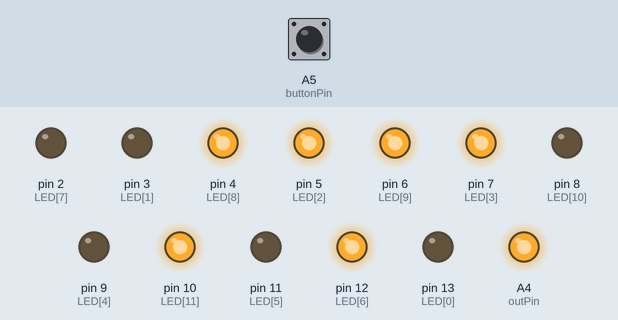
A sketch run on a simulated Arduino Uno, built with avr-gcc and run on an emulated ATmega328P. Parts: output pins drawn as LEDs (lit = HIGH). Inputs (shaded band) come from the test bench; at power-on: A5 (buttonPin) HIGH.

Above: at 1.2 s.
1.3 s: A5 (buttonPin) pulled LOW for 0.15 s
At 2.6 s:
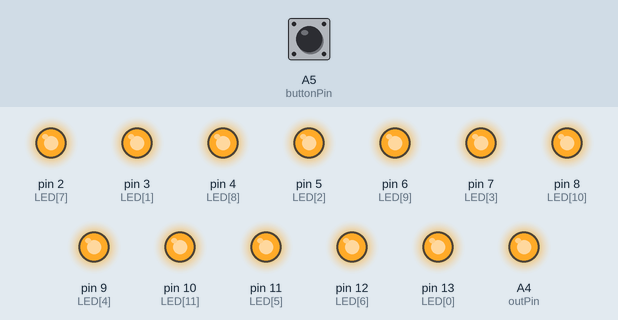
2.9 s: A5 (buttonPin) pulled LOW for 1 s
At 3.8 s:
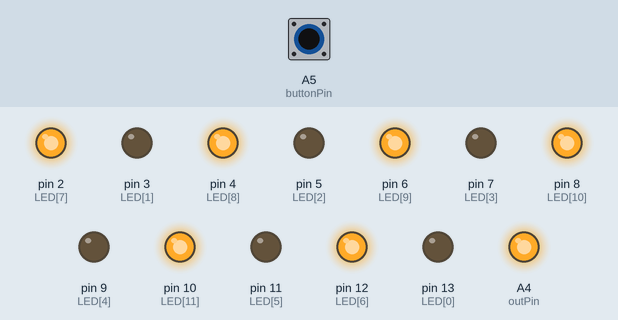
5.4 s: A5 (buttonPin) pulled LOW for 0.15 s
At 6.7 s:
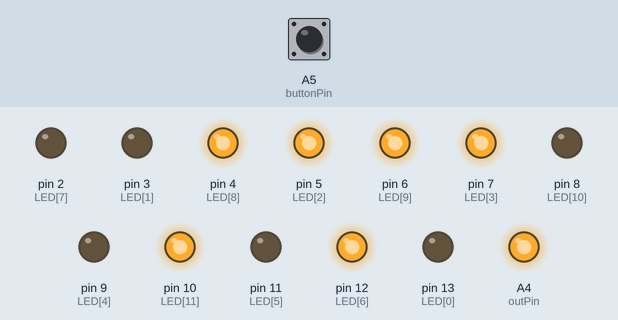
7.0 s: A5 (buttonPin) pulled LOW for 3.2 s
At 8.1 s:
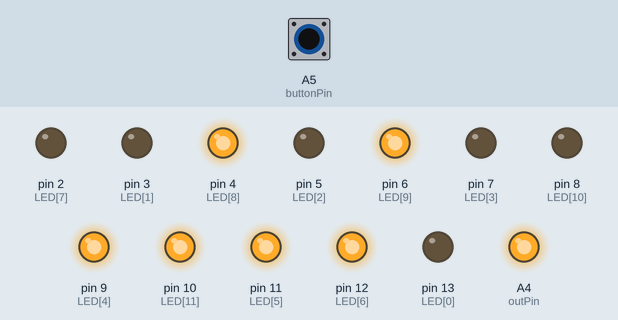
11.7 s: A5 (buttonPin) pulled LOW for 0.15 s
At 12.9 s:
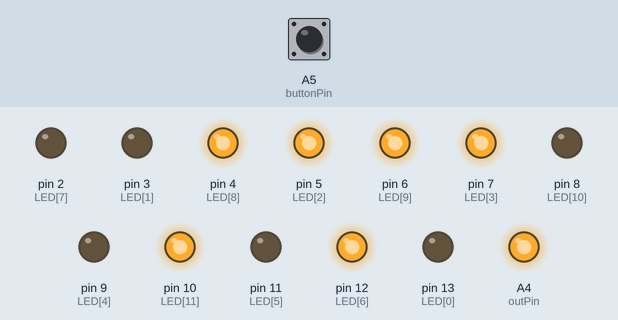
13.3 s: A5 (buttonPin) pulled LOW for 1 s
At 14.1 s:
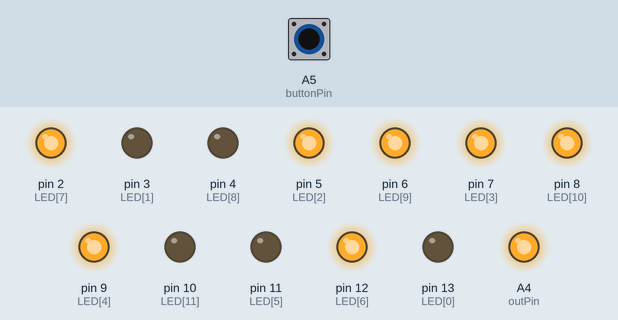
Timing chart, 0 to 16.3 s (numbered marks = the images above; inputs shaded):
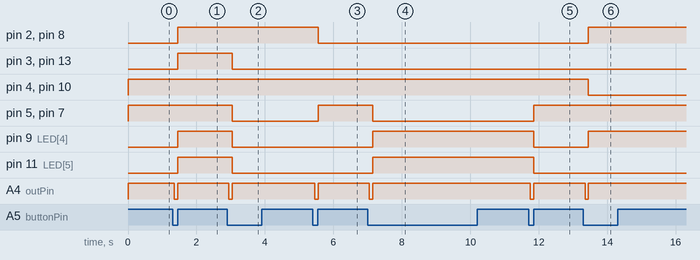

Measured:
- after the input at 1.3 s, pin 2 (LED[7]), pin 3 (LED[1]), pin 8 (LED[10]), pin 9 (LED[4]), pin 11 (LED[5]), pin 13 (LED[0]): LOW → HIGH after 0.15 s; A4 (outPin): HIGH → LOW after 0.05 s, → HIGH 0.10 s later
- after the input at 2.9 s, pin 3 (LED[1]), pin 5 (LED[2]), pin 7 (LED[3]), pin 9 (LED[4]), pin 11 (LED[5]), pin 13 (LED[0]): HIGH → LOW after 0.15 s; A4 (outPin): HIGH → LOW after 0.05 s, → HIGH 0.10 s later
- after the input at 5.4 s, pin 2 (LED[7]), pin 8 (LED[10]): HIGH → LOW after 0.15 s; pin 5 (LED[2]), pin 7 (LED[3]): LOW → HIGH after 0.15 s; A4 (outPin): HIGH → LOW after 0.05 s, → HIGH 0.10 s later
- after the input at 7.0 s, pin 5 (LED[2]), pin 7 (LED[3]): HIGH → LOW after 0.15 s; pin 9 (LED[4]), pin 11 (LED[5]): LOW → HIGH after 0.15 s; A4 (outPin): HIGH → LOW after 0.05 s, → HIGH 0.10 s later
- after the input at 11.7 s, pin 5 (LED[2]), pin 7 (LED[3]): LOW → HIGH after 0.15 s; pin 9 (LED[4]), pin 11 (LED[5]): HIGH → LOW after 0.15 s; A4 (outPin): HIGH → LOW after 0.05 s, → HIGH 0.10 s later
- after the input at 13.3 s, pin 2 (LED[7]), pin 8 (LED[10]), pin 9 (LED[4]): LOW → HIGH after 0.15 s; pin 4 (LED[8]), pin 10 (LED[11]): HIGH → LOW after 0.15 s; A4 (outPin): HIGH → LOW after 0.05 s, → HIGH 0.10 s later

The sketch:

eyeOfToast.ino
```cpp
const int rightEye = 1;  // Set to 0 for left eye,  1 for right eye.

const int buttonPin = A5;
int mode = 0;
int buttonState = HIGH;
int lastButtonState = HIGH;
long lastDebounceTime = 0;
long debounceDelay = 50;

const long TIMERCOUNT = 10000;
long timer = TIMERCOUNT;

const int outPin=A4;
//const int inPin=A3;

// TEMP DEBUG
//const int ledPin = 13;      // the number of the LED pin
//int ledState = HIGH;
//


// d13, d3, d5, d7, d9, d11, d12, d2, d4, d6, d8, d10
int LED [] = {13, 3, 5, 7, 9, 11, 12, 2, 4, 6, 8, 10};

int blank[] = { HIGH, HIGH, HIGH, HIGH, HIGH, HIGH, HIGH, HIGH, HIGH, HIGH, HIGH, HIGH };

//suprised
//suprised L
// 0, 0, 0, 0, 0, 0, 1, 1, 1, 1, 1, 1
int suprisedL[] = {LOW, LOW, LOW, LOW, LOW, LOW, HIGH, HIGH, HIGH, HIGH, HIGH, HIGH};
//suprised R
// 0, 0, 0, 0, 0, 0, 1, 1, 1, 1, 1, 1
int suprisedR[] = {LOW, LOW, LOW, LOW, LOW, LOW, HIGH, HIGH, HIGH, HIGH, HIGH, HIGH};

//look left
//look left L
// 0, 0, 1, 1, 0, 0, 1, 0, 1, 1, 0, 1
int lookleftL[] = {LOW, LOW, HIGH, HIGH, LOW, LOW, HIGH, LOW, HIGH, HIGH, LOW, HIGH};
//look left R
// 0, 0, 1, 1, 0, 0, 1, 0, 1, 1, 0, 1
int lookleftR[] = {LOW, LOW, HIGH, HIGH, LOW, LOW, HIGH, LOW, HIGH, HIGH, LOW, HIGH};

//look right
//look right L
// 0, 0, 0, 0, 1, 1, 1, 0, 1, 1, 0, 1
int lookrightL[] = {LOW, LOW, LOW, LOW, HIGH, HIGH, HIGH, LOW, HIGH, HIGH, LOW, HIGH};
//look right R
// 0, 0, 0, 0, 1, 1, 1, 0, 1, 1, 0, 1
int lookrightR[] = {LOW, LOW, LOW, LOW, HIGH, HIGH, HIGH, LOW, HIGH, HIGH, LOW, HIGH};

//confused
//confused L
// 1, 1, 0, 0, 0, 1, 1, 1, 0, 1, 1, 0
int confusedL[] = {HIGH, HIGH, LOW, LOW, LOW, HIGH, HIGH, HIGH, LOW, HIGH, HIGH, LOW};
//confused R
// 0, 0, 1, 1, 0, 0, 1, 0, 1 ,1 ,0, 1
int confusedR[] = {LOW, LOW, HIGH, HIGH, LOW, LOW, HIGH, LOW, HIGH, HIGH, LOW, HIGH};

//roll-eyes
//roll-eyes L
// 0. 0. 1. 1. 1. 0. 1. 1. 0. 1. 1. 0
int rolleyesL[] = {LOW, LOW, HIGH, HIGH, HIGH, LOW, HIGH, HIGH, LOW, HIGH, HIGH, LOW};
//roll-eyes R
// 0. 0. 1. 1. 1. 0. 1. 1. 0. 1. 1. 0
int rolleyesR[] = {LOW, LOW, HIGH, HIGH, HIGH, LOW, HIGH, HIGH, LOW, HIGH, HIGH, LOW};

//stern
//stern L
// 0, 0, 1, 1, 1, 1, 1, 0, 1, 1, 0, 1
int sternL[] = {LOW, LOW, HIGH, HIGH, HIGH, HIGH, HIGH, LOW, HIGH, HIGH, LOW, HIGH};
//stern R
// 0, 0, 1, 1, 1, 1, 1, 0, 1, 1, 0, 1
int sternR[] = {LOW, LOW, HIGH, HIGH, HIGH, HIGH, HIGH, LOW, HIGH, HIGH, LOW, HIGH};

//nervous
//nervous L
// 1, 1, 1, 1, 0, 0, 0, 1, 1, 1, 0, 1
int nervousL[] = {HIGH, HIGH, HIGH, HIGH, LOW, LOW, LOW, HIGH, HIGH, HIGH, LOW, HIGH};
//nervous R
// 1, 1, 1, 1, 0, 0, 0, 1, 1, 1, 0, 1
int nervousR[] = {HIGH, HIGH, HIGH, HIGH, LOW, LOW, LOW, HIGH, HIGH, HIGH, LOW, HIGH};

//over-whelmed
//over-whelmed L
// 1, 1, 1, 1, 1, 1, 0, 1, 1, 1, 1, 0
int overwhelmedL[] = {HIGH, HIGH, HIGH, HIGH, HIGH, HIGH, LOW, HIGH, HIGH, HIGH, HIGH, LOW};
//over-whelmed R
// 1, 1, 1, 1, 1, 1, 1, 1, 0, 0, 1, 1
int overwhelmedR[] = {HIGH, HIGH, HIGH, HIGH, HIGH, HIGH, HIGH, HIGH, LOW, LOW, HIGH, HIGH};

//sad
//sad L
// 1, 1, 0, 0, 0, 1, 1, 1, 0, 1, 1, 0
int sadL[] = {HIGH, HIGH, LOW, LOW, LOW, HIGH, HIGH, HIGH, LOW, HIGH, HIGH, LOW};
//sad R
// 1, 1, 1, 0, 0, 0, 0, 1, 1, 0, 1, 1
int sadR[] = {HIGH, HIGH, HIGH, LOW, LOW, LOW, LOW, HIGH, HIGH, LOW, HIGH, HIGH};

//angry
//angry L
// 1, 1, 1, 0, 0, 0, 0, 1, 1, 0, 1, 1
int angryL[] = {HIGH, HIGH, HIGH, LOW, LOW, LOW, LOW, HIGH, HIGH, LOW, HIGH, HIGH};
//angry R
// 1, 1, 0, 0, 0, 1, 1, 1, 0, 1, 1, 0
int angryR[] = {HIGH, HIGH, LOW, LOW, LOW, HIGH, HIGH, HIGH, LOW, HIGH, HIGH, LOW};

//drunk
//drunk L
// 1, 1, 1, 1, 1, 1, 0, 1, 0, 0, 1, 0
int drunkL[] = {HIGH, HIGH, HIGH, HIGH, HIGH, HIGH, LOW, HIGH, LOW, LOW, HIGH, LOW};
//drunk R
// 1, 1, 1, 1, 1, 1, 0, 1, 0, 0, 1, 0
int drunkR[] = {HIGH, HIGH, HIGH, HIGH, HIGH, HIGH, LOW, HIGH, LOW, LOW, HIGH, LOW};

//embarrassed
//embarrassed L
// 1, 1, 0, 1, 1, 1, 1, 1, 0, 0, 1, 0
int embarrassedL[] = {HIGH, HIGH, LOW, HIGH, HIGH, HIGH, HIGH, HIGH, LOW, LOW, HIGH, LOW};
//embarrassed R
// 1, 1, 0, 1, 1, 1, 1, 1, 0, 0, 1, 0
int embarrassedR[] = {HIGH, HIGH, LOW, HIGH, HIGH, HIGH, HIGH, HIGH, LOW, LOW, HIGH, LOW};

//blink
//blink L
// 1, 1, 1, 1, 1, 1, 1, 1, 1, 0, 1, 0
int blinkL[] = {HIGH, HIGH, HIGH, HIGH, HIGH, HIGH, HIGH, HIGH, HIGH, LOW, HIGH, LOW};
//blink R
// 1, 1, 1, 1, 1, 1, 1, 1, 1, 0, 1, 0
int blinkR[] = {HIGH, HIGH, HIGH, HIGH, HIGH, HIGH, HIGH, HIGH, HIGH, LOW, HIGH, LOW};

//glee
//glee L
// 0, 0, 0, 1, 1, 0, 1, 1, 1, 1, 1, 1
int gleeL[] = {LOW, LOW, LOW, HIGH, HIGH, LOW, HIGH, HIGH, HIGH, HIGH, HIGH, HIGH};
//glee R
// 0, 0, 0, 1, 1, 0, 1, 1, 1, 1, 1, 1
int gleeR[] = {LOW, LOW, LOW, HIGH, HIGH, LOW, HIGH, HIGH, HIGH, HIGH, HIGH, HIGH};

//annoied
//annoied L
// 0, 0, 1, 1, 1, 1, 0, 1, 0, 1, 1, 1
int annoyedL[] = {LOW, LOW, HIGH, HIGH, HIGH, HIGH, LOW, HIGH, LOW, HIGH, HIGH, HIGH};
//annoied R
// 0, 0, 1, 1, 1, 1, 0, 1, 0, 1, 1, 1
int annoyedR[] = {LOW, LOW, HIGH, HIGH, HIGH, HIGH, LOW, HIGH, LOW, HIGH, HIGH, HIGH};

//depressed
//depressed L
// 1, 1, 1, 0, 0, 1, 1, 1, 1, 0, 1, 0
int depressedL[] = {HIGH, HIGH, HIGH, LOW, LOW, HIGH, HIGH, HIGH, HIGH, LOW, HIGH, LOW};
//depressed L
// 1, 1, 1, 0, 0, 1, 1, 1, 1, 0, 1, 0
int depressedR[] = {HIGH, HIGH, HIGH, LOW, LOW, HIGH, HIGH, HIGH, HIGH, LOW, HIGH, LOW};

int *modesL[] = {blank, blank,
                suprisedL, lookleftL, lookrightL, confusedL,
                rolleyesL, sternL, nervousL, overwhelmedL,
                sadL, angryL, drunkL, embarrassedL,
                blinkL, gleeL, annoyedL, depressedL};

int *modesR[] = {blank, blank,
                suprisedR, lookleftR, lookrightR, confusedR,
                rolleyesR, sternR, nervousR, overwhelmedR,
                sadR, angryR, drunkR, embarrassedR,
                blinkR, gleeR, annoyedR, depressedR};

int modeSize = 0;

void setup() {
  modeSize = sizeof(modesL)/sizeof(int*);

   pinMode(buttonPin, INPUT_PULLUP);

   // TEMP Debug
   //digitalWrite(ledPin, ledState);

   // Change to for loop using LED[]
    pinMode(13, OUTPUT);
    pinMode(3, OUTPUT);
    pinMode(5, OUTPUT);
    pinMode(7, OUTPUT);
    pinMode(9, OUTPUT);
    pinMode(11, OUTPUT);
    pinMode(12, OUTPUT);
    pinMode(2, OUTPUT);
    pinMode(4, OUTPUT);
    pinMode(6, OUTPUT);
    pinMode(8, OUTPUT);
    pinMode(10, OUTPUT);

    emotion(blank);

    pinMode(outPin, OUTPUT);
    digitalWrite(outPin, HIGH);
}

void loop() {

// read the state of the switch into a local variable:
  int reading = digitalRead(buttonPin);

  // check to see if you just pressed the button
  // (i.e. the input went from LOW to HIGH),  and you've waited
  // long enough since the last press to ignore any noise:

  // If the switch changed, due to noise or pressing:
  if (reading != lastButtonState) {
    // reset the debouncing timer
    lastDebounceTime = millis();
  }

  if ((millis() - lastDebounceTime) > debounceDelay) {
    // whatever the reading is at, it's been there for longer
    // than the debounce delay, so take it as the actual current state:

    // if the button state has changed:
    if (reading != buttonState) {
      buttonState = reading;

      // only toggle the LED if the new button state is LOW
      if (buttonState == LOW) {
        // DEBUG
        //ledState = !ledState;
        mode++;
        if ( mode >= modeSize ) {
          mode = 0;
          timer = TIMERCOUNT;
        }
        digitalWrite(outPin, LOW);
        delay(100);
        digitalWrite(outPin, HIGH);
     }
    }
  }

  if ( !mode ) {
    // animate at mode 0
    timer--;
    if ( timer < 0 ) timer = TIMERCOUNT;

    if (!rightEye) {
      switch (timer) {
        case 9999:
          emotion( lookleftL );
          break;
        case 9000:
        case 6500:
          emotion( lookrightL );
          break;
        case 7000:
          emotion(blank);
          break;
        case 3000:
          emotion(annoyedL);
          break;
        default:
          break;
      }
    } else {
      switch (timer) {
        case 9999:
          emotion( lookleftR );
          break;
        case 9000:
        case 6500:
          emotion( lookrightR );
          break;
        case 7000:
          emotion(blank);
          break;
        case 3000:
          emotion(annoyedR);
          break;
        default:
          break;
      }
    }
    delay(3);
  } else {
    if(!rightEye){
      emotion( modesL[mode] );
    } else {
      emotion( modesR[mode] );
    }
  }

  // save the reading.  Next time through the loop,
  // it'll be the lastButtonState:

  // TEMP DEBUG
   //digitalWrite(ledPin, ledState);

   lastButtonState = reading;

}


void emotion ( int* em){
  for(int i=0;i<sizeof(LED)/sizeof(int);i++){
   digitalWrite(LED[i],em[i]);
  }
}
```
